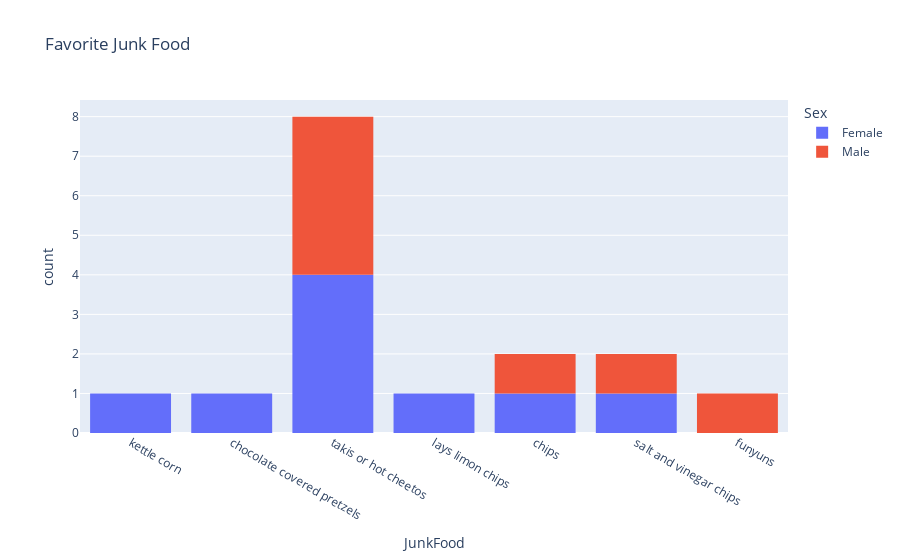

The code cell stored with this chart in its notebook:
### Markdown cell above
### Junk Food Snack
The overall favorite junk food snack is **takis or hot cheetos.**

### Code cell
fig = px.histogram(survey, x = 'JunkFood', title = 'Favorite Junk Food', 
                   color = 'Sex')
fig.show()

### Figure 1 — Plotly figure (JSON) as saved in the notebook; plotly's stock layout.template omitted (floating-point values rounded to 4 significant figures)
{"data": [{"alignmentgroup": "True", "bingroup": "x", "hovertemplate": "Sex=Female<br>JunkFood=%{x}<br>count=%{y}<extra></extra>", "legendgroup": "Female", "marker": {"color": "#636efa", "pattern": {"shape": ""}}, "name": "Female", "offsetgroup": "Female", "orientation": "v", "showlegend": true, "type": "histogram", "x": ["kettle corn", "chocolate covered pretzels", "takis or hot cheetos", "lays limon chips", "takis or hot cheetos", "takis or hot cheetos", "chips", "takis or hot cheetos", "salt and vinegar chips"], "xaxis": "x", "yaxis": "y"}, {"alignmentgroup": "True", "bingroup": "x", "hovertemplate": "Sex=Male<br>JunkFood=%{x}<br>count=%{y}<extra></extra>", "legendgroup": "Male", "marker": {"color": "#EF553B", "pattern": {"shape": ""}}, "name": "Male", "offsetgroup": "Male", "orientation": "v", "showlegend": true, "type": "histogram", "x": ["takis or hot cheetos", "salt and vinegar chips", "funyuns", "takis or hot cheetos", "chips", "takis or hot cheetos", "takis or hot cheetos"], "xaxis": "x", "yaxis": "y"}], "layout": {"barmode": "relative", "legend": {"title": {"text": "Sex"}, "tracegroupgap": 0}, "title": {"text": "Favorite Junk Food"}, "xaxis": {"anchor": "y", "domain": [0, 1], "title": {"text": "JunkFood"}}, "yaxis": {"anchor": "x", "domain": [0, 1], "title": {"text": "count"}}}}
